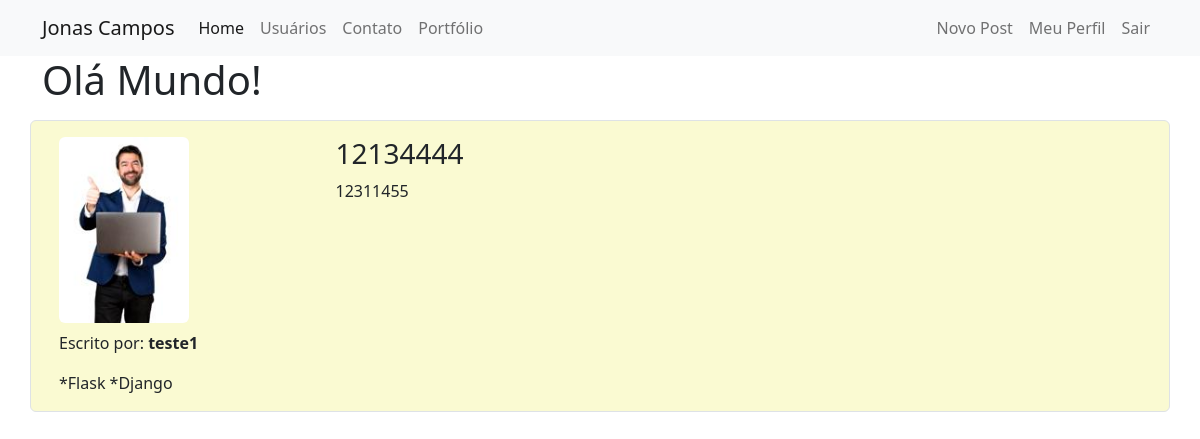
The page / (signed in) on the database as committed earlier.
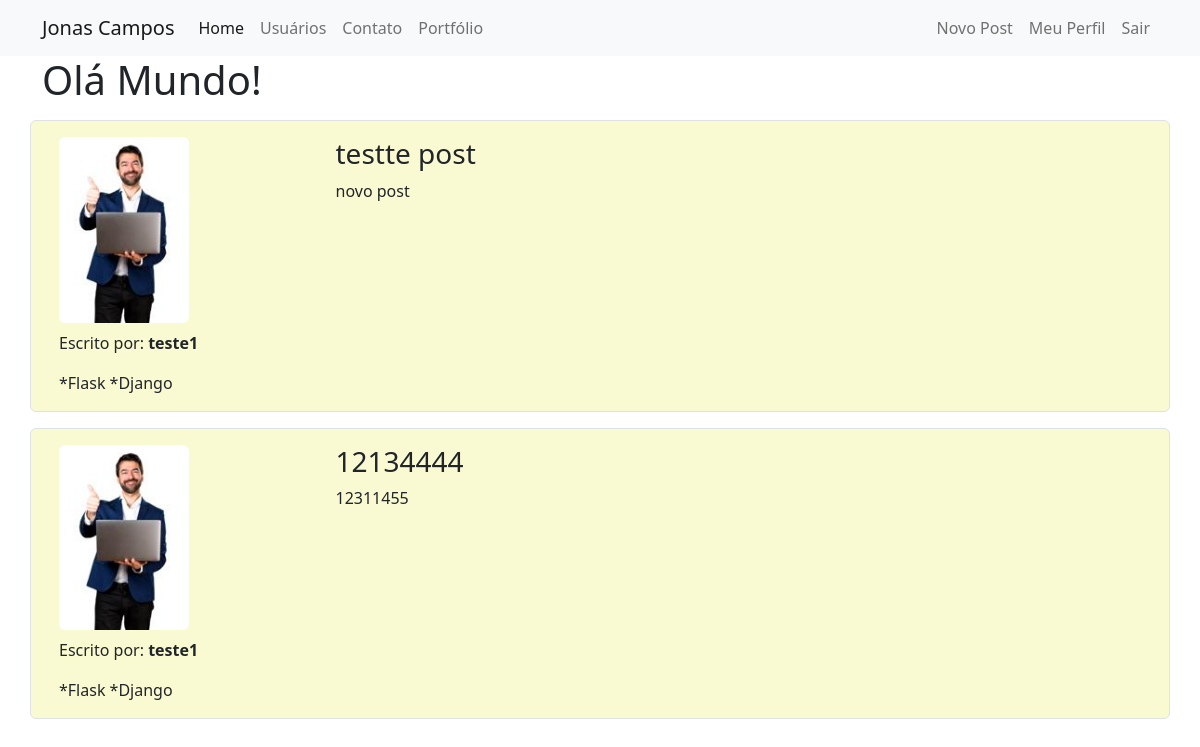
The same page on the database as committed later.
### models.py (models this page shows)
class Post(database.Model):
    id = database.Column(database.Integer, primary_key=True)
    post_title = database.Column(database.String, nullable=False)
    post_text = database.Column(database.Text, nullable=False)
    post_created_at = database.Column(database.DATETIME, nullable=False, default=datetime.utcnow)
    id_author = database.Column(database.Integer, database.ForeignKey('usuario.id'), nullable=False)

class Usuario(database.Model, UserMixin):
    id = database.Column(database.Integer, primary_key=True)
    username = database.Column(database.String, nullable=False)
    email = database.Column(database.String, nullable=False, unique=True)
    senha = database.Column(database.String, nullable=False)
    user_photo = database.Column(database.String, default='default_profile_img.png')
    posts = database.relationship('Post', backref='author', lazy=True)
    skills = database.Column(database.String, nullable=False, default=0)

### routes.py (the view)
@app.route('/')
def home():
    posts = Post.query.order_by(Post.id.desc())
    return render_template('home.html', posts=posts)

### models.py (called while the page is built)
@login_manager.user_loader
def load_user(id_user):
    return Usuario.query.get(int(id_user))

### templates/home.html
{% extends 'base.html' %}
{% block body %}
    <div class="container">
        <h1>Olá Mundo!</h1>
    </div>
    <div class="container">
        {% for post in posts %}
            <div class="row border rounded mt-3 p-3 my-post">
                <div class="column col-3">
                    <div class="image pb-2">
                        <img src='{{ url_for('static', filename='img_profiles/{}'.format(post.author.user_photo)) }}'
                             class="rounded" width="130">
                    </div>
                    <p>Escrito por: <strong>{{ post.author.username }}</strong></p>
                            {% if current_user.skills not in '0' %}
                                {% for skill in current_user.skills.split(';') %}
                                    {% print('*' + skill) %}
                                {% endfor %}
                            {% endif %}
                </div>
                <div class="column col-9">
                    <h3>{{ post.post_title }}</h3>
                    <p>{{ post.post_text }}</p>
                </div>
            </div>
        {% endfor %}
    </div>
{% endblock %}

### templates/base.html (shortened to what this page needs)
<!DOCTYPE html>
<html lang="pt-BR">
<head>
    <link href="https://cdn.jsdelivr.net/npm/bootstrap@5.2.0/dist/css/bootstrap.min.css" rel="stylesheet"
>
    <link rel="stylesheet" type="text/css" href="{{ url_for('static', filename='main.css') }}">
</head>
<body>
{% include 'navbar.html' %}
{% block body %}
{% endblock %}
</body>
</html>

### templates/navbar.html (shortened to what this page needs)
<nav class="navbar navbar-expand-lg bg-light">
    <div class="container-fluid, container">
        <a class="navbar-brand" href="{{ url_for('home') }}">Jonas Campos</a>
        <div class="collapse navbar-collapse" id="navbarSupportedContent">
            <ul class="navbar-nav me-auto mb-2 mb-lg-0">
                <li class="nav-item">
                    <a class="nav-link active" aria-current="page" href="{{ url_for('home') }}">Home</a>
                </li>
                <li class="nav-item">
                    <a class="nav-link" href="{{ url_for('usuarios') }}">Usuários</a>
                </li>
                <li class="nav-item">
                    <a class="nav-link" href="{{ url_for('contato') }}">Contato</a>
                </li>
                <li class="nav-item">
                    <a class="nav-link" href="https://jonasaacampos.github.io/projects/" target="_blank">Portfólio</a>
                </li>
            </ul>
            <ul class="id-flex navbar-nav">
                {% if current_user.is_authenticated %}
                    <li class="nav-item">
                        <a class="nav-link" href="{{ url_for('post_new') }}">Novo Post</a>
                    </li>
                      <li class="nav-item">
                        <a class="nav-link" href="{{ url_for('perfil') }}">Meu Perfil</a>
                    </li>
                    <li class="nav-item">
                        <a class="nav-link" href="{{ url_for('sair') }}">Sair</a>
                    </li>
                {% endif %}
            </ul>
        </div>
    </div>
</nav>

### static/main.css (style rules this page uses)
.my-post { background: lightgoldenrodyellow; }

Rows that differ between the two databases and show on the page:
added Post: user_photo (picture), author.username "teste1", print "*Flask" "*Django", post_title "testte post", post_text "novo post"
